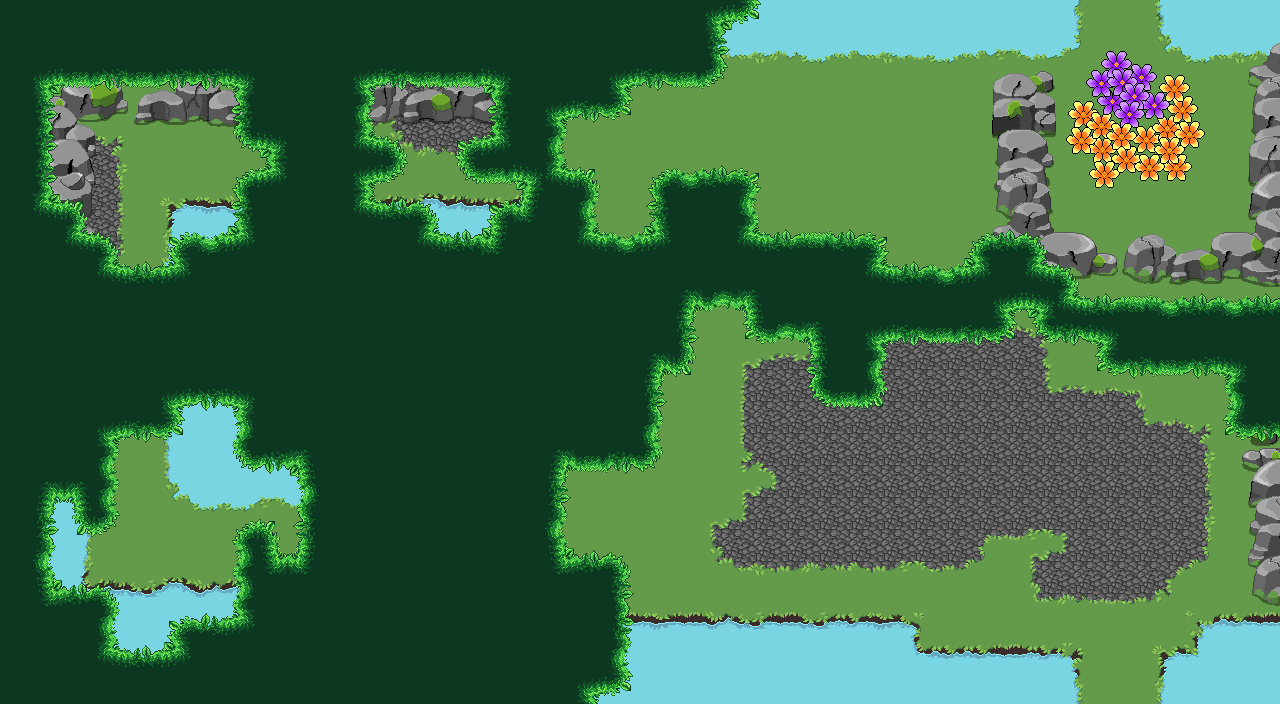

Rendered tile map (Tiled .tmx) drawn with the repository's tilesets; below, a short description and the map source with its tile grids summarised:
An orthogonal 40x22 tile map with 32x32 px tiles, 5 tile layers (tiles, tilesover, elements, over, ...), 4 tilesets and 204 objects.

<map version="1.4" tiledversion="1.4.2" orientation="orthogonal" renderorder="right-down" width="40" height="22" tilewidth="32" tileheight="32" infinite="0" nextlayerid="18" nextobjectid="579">
 <editorsettings>
  <export target="level8.lua" format="lua" />
 </editorsettings>
 <tileset firstgid="1" name="[M]Grass" tilewidth="32" tileheight="32" tilecount="72" columns="9">
  <image source="assets/[M]Grass.png" width="288" height="256" />
 </tileset>
 <tileset firstgid="73" name="[M]Forest" tilewidth="32" tileheight="32" tilecount="15" columns="5">
  <image source="assets/[M]Forest.png" width="160" height="96" />
 </tileset>
 <tileset firstgid="88" name="[M]Rocks" tilewidth="32" tileheight="32" tilecount="252" columns="14">
  <image source="assets/[M]Rocks.png" width="448" height="576" />
 </tileset>
 <tileset firstgid="340" name="[M]flower" tilewidth="32" tileheight="32" tilecount="253" columns="23">
  <image source="assets/[M]flower.png" width="736" height="352" />
 </tileset>
 <layer id="1" name="tiles" width="40" height="22">
  <data>[880 cells, 880 non-empty, 3 distinct tile ids]</data>
 </layer>
 <layer id="12" name="tilesover" width="40" height="22">
  <data>[880 cells, 548 non-empty, 44 distinct tile ids]</data>
 </layer>
 <layer id="6" name="elements" width="40" height="22">
  <data>[880 cells, 57 non-empty, 48 distinct tile ids]</data>
 </layer>
 <layer id="16" name="over" width="40" height="22">
  <data>[880 cells, 50 non-empty, 42 distinct tile ids]</data>
 </layer>
 <layer id="15" name="forest" width="40" height="22">
  <data>[880 cells, 515 non-empty, 39 distinct tile ids]</data>
 </layer>
 <objectgroup id="13" name="level">
  <properties>
   <property name="direction" value="left" />
   <property name="goal" type="int" value="14" />
   <property name="length" type="int" value="6" />
   <property name="x" type="int" value="31" />
   <property name="y" type="int" value="16" />
  </properties>
 </objectgroup>
 <objectgroup id="14" name="water">
  <object id="224" x="160" y="576" width="32" height="32" />
  <object id="227" x="64" y="512" width="32" height="32" />
  <object id="228" x="96" y="576" width="32" height="32" />
  <object id="229" x="192" y="480" width="32" height="32" />
  <object id="230" x="64" y="544" width="32" height="32" />
  <object id="231" x="64" y="384" width="32" height="32" />
  <object id="232" x="64" y="320" width="32" height="32" />
  <object id="233" x="256" y="576" width="32" height="32" />
  <object id="234" x="288" y="576" width="32" height="32" />
  <object id="235" x="320" y="576" width="32" height="32" />
  <object id="238" x="352" y="576" width="32" height="32" />
  <object id="239" x="384" y="576" width="32" height="32" />
  <object id="241" x="192" y="576" width="32" height="32" />
  <object id="242" x="224" y="576" width="32" height="32" />
  <object id="243" x="128" y="576" width="32" height="32" />
  <object id="244" x="64" y="480" width="32" height="32" />
  <object id="245" x="64" y="448" width="32" height="32" />
  <object id="246" x="416" y="576" width="32" height="32" />
  <object id="247" x="64" y="416" width="32" height="32" />
  <object id="248" x="64" y="352" width="32" height="32" />
  <object id="249" x="64" y="288" width="32" height="32" />
  <object id="250" x="64" y="256" width="32" height="32" />
  <object id="393" x="448" y="576" width="32" height="32" />
  <object id="394" x="480" y="576" width="32" height="32" />
  <object id="395" x="512" y="576" width="32" height="32" />
  <object id="396" x="544" y="576" width="32" height="32" />
  <object id="397" x="224" y="480" width="32" height="32" />
  <object id="398" x="576" y="608" width="32" height="32" />
  <object id="399" x="608" y="608" width="32" height="32" />
  <object id="400" x="640" y="608" width="32" height="32" />
  <object id="401" x="256" y="480" width="32" height="32" />
  <object id="402" x="288" y="480" width="32" height="32" />
  <object id="403" x="320" y="480" width="32" height="32" />
  <object id="404" x="352" y="480" width="32" height="32" />
  <object id="405" x="384" y="480" width="32" height="32" />
  <object id="406" x="416" y="480" width="32" height="32" />
  <object id="407" x="448" y="480" width="32" height="32" />
  <object id="408" x="480" y="480" width="32" height="32" />
  <object id="409" x="576" y="320" width="32" height="32" />
  <object id="410" x="512" y="448" width="32" height="32" />
  <object id="411" x="544" y="416" width="32" height="32" />
  <object id="412" x="576" y="384" width="32" height="32" />
  <object id="413" x="576" y="352" width="32" height="32" />
  <object id="414" x="576" y="288" width="32" height="32" />
  <object id="415" x="544" y="256" width="32" height="32" />
  <object id="416" x="544" y="224" width="32" height="32" />
  <object id="417" x="512" y="192" width="32" height="32" />
  <object id="418" x="480" y="192" width="32" height="32" />
  <object id="419" x="448" y="192" width="32" height="32" />
  <object id="420" x="416" y="192" width="32" height="32" />
  <object id="421" x="384" y="192" width="32" height="32" />
  <object id="422" x="352" y="192" width="32" height="32" />
  <object id="423" x="320" y="192" width="32" height="32" />
  <object id="424" x="288" y="192" width="32" height="32" />
  <object id="425" x="256" y="192" width="32" height="32" />
  <object id="426" x="224" y="192" width="32" height="32" />
  <object id="427" x="192" y="192" width="32" height="32" />
  <object id="428" x="160" y="224" width="32" height="32" />
  <object id="429" x="160" y="256" width="32" height="32" />
  <object id="430" x="160" y="288" width="32" height="32" />
  <object id="431" x="160" y="320" width="32" height="32" />
  <object id="432" x="160" y="352" width="32" height="32" />
  <object id="433" x="160" y="384" width="32" height="32" />
  <object id="434" x="160" y="416" width="32" height="32" />
  <object id="435" x="160" y="448" width="32" height="32" />
  <object id="462" x="672" y="608" width="32" height="32" />
  <object id="463" x="704" y="608" width="32" height="32" />
  <object id="464" x="736" y="608" width="32" height="32" />
  <object id="465" x="768" y="608" width="32" height="32" />
  <object id="466" x="800" y="608" width="32" height="32" />
  <object id="467" x="832" y="608" width="32" height="32" />
  <object id="468" x="864" y="608" width="32" height="32" />
  <object id="469" x="896" y="640" width="32" height="32" />
  <object id="470" x="928" y="640" width="32" height="32" />
  <object id="471" x="960" y="640" width="32" height="32" />
  <object id="472" x="992" y="640" width="32" height="32" />
  <object id="473" x="1024" y="640" width="32" height="32" />
  <object id="475" x="1056" y="672" width="32" height="32" />
  <object id="476" x="1152" y="672" width="32" height="32" />
  <object id="477" x="1184" y="640" width="32" height="32" />
  <object id="479" x="1216" y="608" width="32" height="32" />
  <object id="480" x="1248" y="608" width="32" height="32" />
  <object id="481" x="704" y="32" width="32" height="32" />
  <object id="482" x="736" y="32" width="32" height="32" />
  <object id="483" x="768" y="32" width="32" height="32" />
  <object id="484" x="800" y="32" width="32" height="32" />
  </objectgroup>
 <objectgroup id="3" name="walls" opacity="0.97">
  <!-- 73 objects omitted --></objectgroup>
 <objectgroup id="2" name="knots">
  <!-- 8 objects omitted --></objectgroup>
 <objectgroup id="7" name="checkpoints">
  <!-- 4 objects omitted --></objectgroup>
 <objectgroup id="8" name="scissors" />
 <objectgroup id="9" name="doors">
  <properties>
   <property name="Number" type="int" value="1" />
  </properties>
  <!-- 5 objects omitted --></objectgroup>
 <objectgroup id="17" name="secrets">
  <!-- 1 objects omitted --></objectgroup>
 <objectgroup id="11" name="keys">
  <!-- 15 objects omitted --></objectgroup>
</map>
<!-- 118 of 204 objects omitted -->
